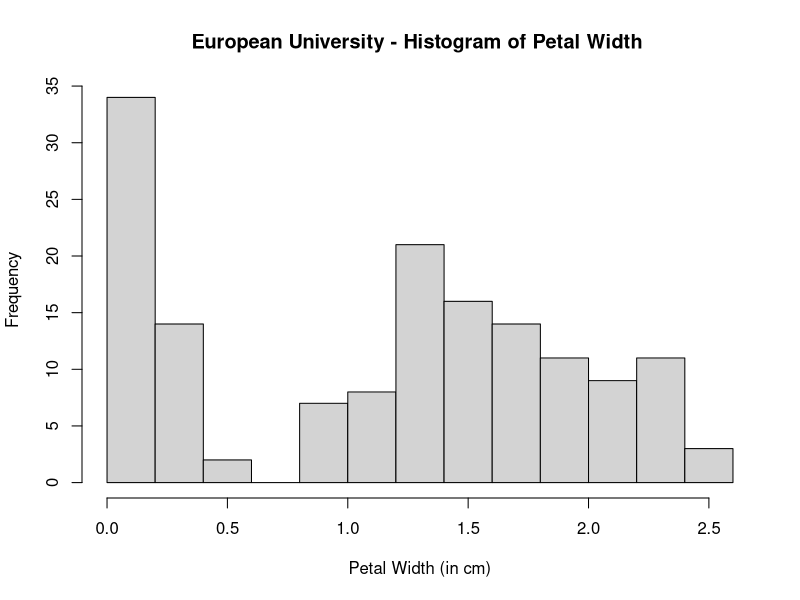

Recreate this plot in R.
# 21846911 SOFIA CORRAL CABALLERO ###
# Title: Navigating the RStudio UI (user interface)###
# File: nAVIGATING THROUGH R UI###
#Project: R_EssT_1; R Essential Training, Part 1;
#         Wrang and Visualizing Data

# INSTALL AND LOAD PACKAGES###

# Load base packages
library(datasets) #import datasets
# LOAD AND PREPARE DATA ######
?iris #help about iris dataset
df <- iris #create var called df and assign iris dataset
head(df) #print first elements
df

#ANALYZE DATA ##############
hist(df$Petal.Width,
  main = "European University - Histogram of Petal Width ",
  xlab = "Petal Width (in cm)")

# EXERCICE (Petal Length) and (Species)

# CLEAN UP #################

#clear enviroments 
rm(list = ls())

# clear packages
detach("package:datasets", unload = TRUE)

#Clear plots
graphics.off() #clears plots, closes all graphics devices

#Clear console
cat("\014") #ctrl+L

